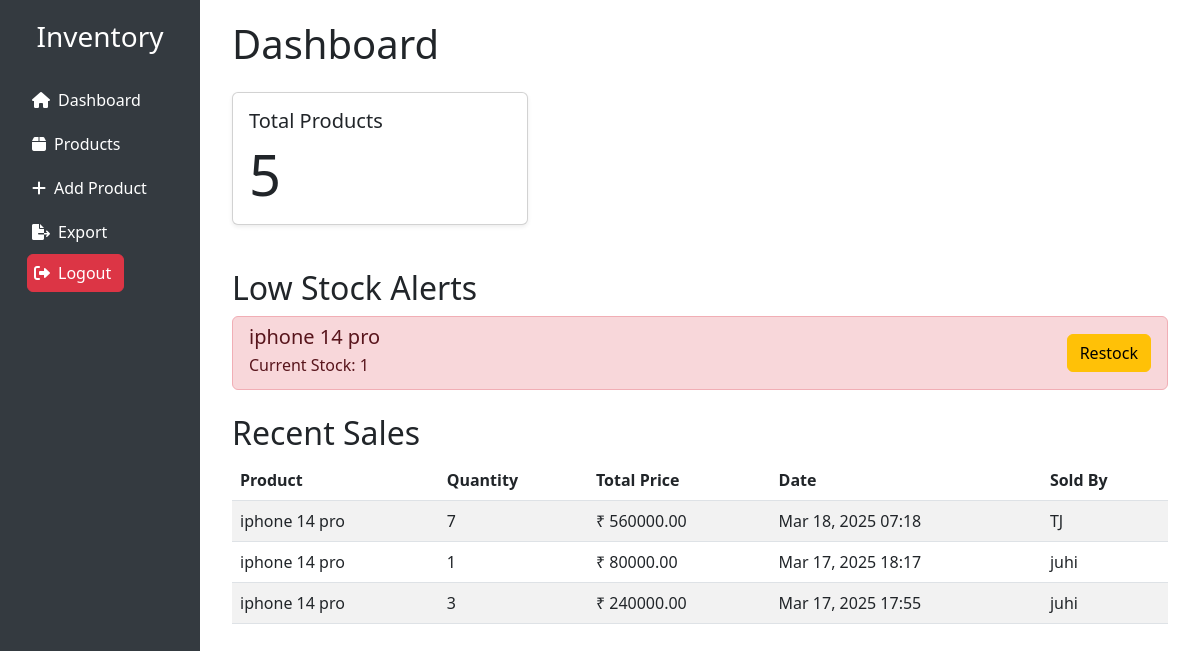
Screenshot of / (signed in) with the database file from the repository.
### inventory/models.py (models this page shows, shortened)
class Product(models.Model):
    name = models.CharField(max_length=200)
    category = models.ForeignKey(Category, on_delete=models.CASCADE)
    supplier = models.ForeignKey(Supplier, on_delete=models.SET_NULL, null=True)
    description = models.TextField()
    price = models.DecimalField(max_digits=10, decimal_places=2, validators=[MinValueValidator(0)])
    stock_quantity = models.IntegerField(validators=[MinValueValidator(0)])
    alert_threshold = models.IntegerField(default=10, validators=[MinValueValidator(1)])
    image = models.ImageField(upload_to='products/', blank=True, null=True)
    created_at = models.DateTimeField(auto_now_add=True)
    updated_at = models.DateTimeField(auto_now=True)

class Sale(models.Model):
    product = models.ForeignKey(Product, on_delete=models.CASCADE)
    quantity = models.IntegerField(validators=[MinValueValidator(1)])
    unit_price = models.DecimalField(max_digits=10, decimal_places=2)
    total_price = models.DecimalField(max_digits=10, decimal_places=2)
    sale_date = models.DateTimeField(auto_now_add=True)
    sold_by = models.ForeignKey(User, on_delete=models.SET_NULL, null=True)

### inventory/views.py (the view)
# urls.py: path('', views.dashboard, name='dashboard'),
@login_required
def dashboard(request):
    total_products = Product.objects.count()
    low_stock_products = Product.objects.filter(stock_quantity__lte=F('alert_threshold'))
    recent_sales = Sale.objects.order_by('-sale_date')[:5]
    context = {
        'total_products': total_products,
        'low_stock_products': low_stock_products,
        'recent_sales': recent_sales,
    }
    return render(request, 'inventory/dashboard.html', context)

### inventory/templates/inventory/dashboard.html
{% extends 'inventory/base.html' %}
{% block content %}
<div class="container">
    <h1 class="mb-4">Dashboard</h1>
    <div class="row">
        <div class="col-md-4">
            <div class="card">
                <div class="card-body">
                    <h5 class="card-title">Total Products</h5>
                    <p class="card-text display-4">{{ total_products }}</p>
                </div>
            </div>
        </div>
    </div>
    <div class="mt-4">
        <h2>Low Stock Alerts</h2>
        {% if low_stock_products %}
            <div class="list-group">
                {% for product in low_stock_products %}
                    <div class="list-group-item list-group-item-danger">
                        <div class="d-flex justify-content-between align-items-center">
                            <div>
                                <h5 class="mb-1">{{ product.name }}</h5>
                                <p class="mb-1">Current Stock: {{ product.stock_quantity }}</p>
                            </div>
                            <a href="{% url 'product_edit' product.pk %}" class="btn btn-warning">Restock</a>
                        </div>
                    </div>
                {% endfor %}
            </div>
        {% else %}
            <p class="text-danger">No products are running low on stock.</p>
        {% endif %}
    </div>
    <div class="mt-4">
        <h2>Recent Sales</h2>
        {% if recent_sales %}
            <div class="table-responsive">
                <table class="table table-striped">
                    <thead>
                        <tr>
                            <th>Product</th>
                            <th>Quantity</th>
                            <th>Total Price</th>
                            <th>Date</th>
                            <th>Sold By</th>
                        </tr>
                    </thead>
                    <tbody>
                        {% for sale in recent_sales %}
                            <tr>
                                <td>{{ sale.product.name }}</td>
                                <td>{{ sale.quantity }}</td>
                                <td>&#8377 {{ sale.total_price }}</td>
                                <td>{{ sale.sale_date|date:"M d, Y H:i" }}</td>
                                <td>{{ sale.sold_by.username }}</td>
                            </tr>
                        {% endfor %}
                    </tbody>
                </table>
            </div>
        {% else %}
            <p>No recent sales.</p>
        {% endif %}
    </div>
</div>
{% endblock %}

### inventory/templates/inventory/base.html (style rules this page uses)
.card { margin-bottom: 20px; box-shadow: 0 0.125rem 0.25rem rgba(0, 0, 0, 0.075); }

### rows the page displays
Product: name "iphone 14 pro", stock_quantity "1"
Sale: product.name "iphone 14 pro", quantity "7", total_price "560000.00", sale_date "Mar 18, 2025 07:18", sold_by.username "TJ"
Sale: product.name "iphone 14 pro", quantity "1", total_price "80000.00", sale_date "Mar 17, 2025 18:17", sold_by.username "juhi"
Sale: product.name "iphone 14 pro", quantity "3", total_price "240000.00", sale_date "Mar 17, 2025 17:55", sold_by.username "juhi"

### other values shown
{{ total_products }} "5"
